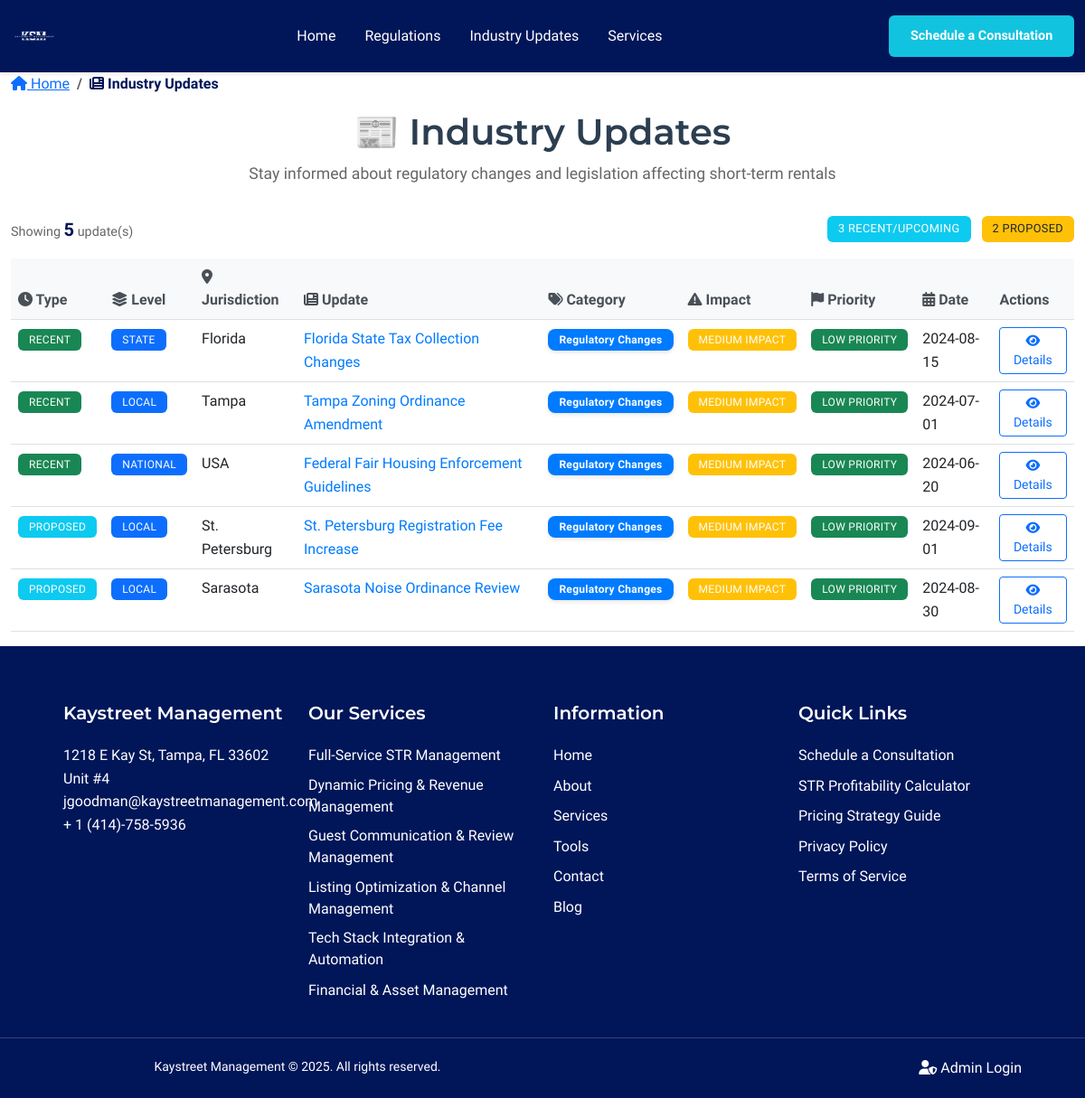
The app's page /updates, older data.
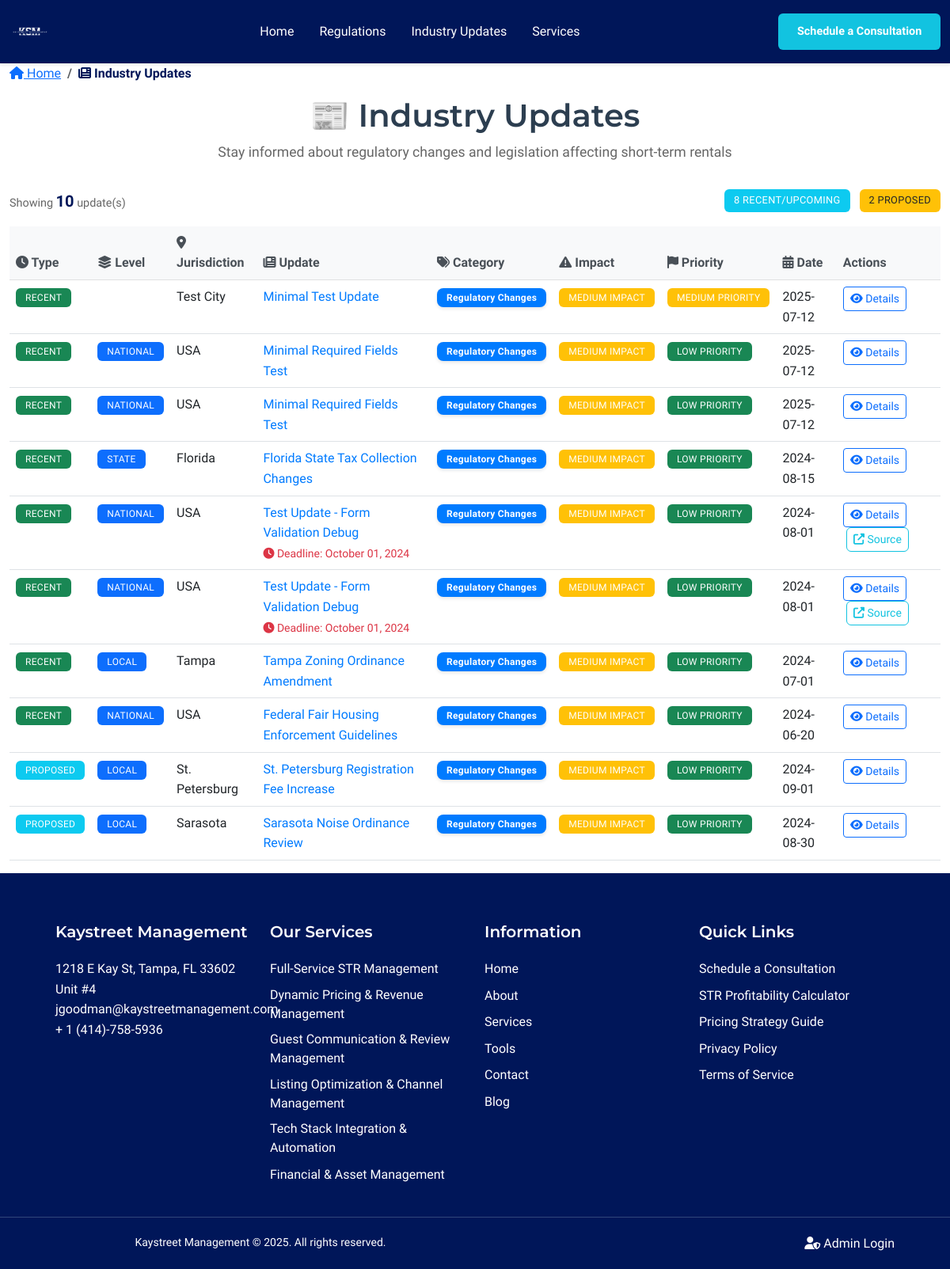
The same page, newer data.
### models.py (models this page shows, shortened)
class Update(db.Model):
    id = db.Column(db.Integer, primary_key=True)
    title = db.Column(db.String(200), nullable=False)
    description = db.Column(db.Text, nullable=False)
    jurisdiction_affected = db.Column(db.String(100), nullable=False)
    jurisdiction_level = db.Column(db.String(20), nullable=False, default='Local')  # National, State, Local
    update_date = db.Column(db.Date, nullable=False)
    status = db.Column(db.String(20), nullable=False)  # Recent, Upcoming, Proposed
    category = db.Column(db.String(50), nullable=False, default='Regulatory Changes')  # Regulatory Changes, Tax Updates, Licensing Changes, Court Decisions, Industry News
    impact_level = db.Column(db.String(10), nullable=False, default='Medium')  # High, Medium, Low
    effective_date = db.Column(db.Date, nullable=True)  # When the change becomes effective
    deadline_date = db.Column(db.Date, nullable=True)  # Deadline for compliance/action
    action_required = db.Column(db.Boolean, default=False)  # Whether action is required
    action_description = db.Column(db.Text, nullable=True)  # Description of required action
    property_types = db.Column(db.String(100), nullable=False, default='Both')  # Residential, Commercial, Both
    related_regulation_ids = db.Column(db.Text, nullable=True)  # Comma-separated IDs of related regulations
    tags = db.Column(db.Text, nullable=True)  # Comma-separated tags for better categorization
    source_url = db.Column(db.String(500), nullable=True)  # Official source URL
    priority = db.Column(db.Integer, default=3)  # 1=High, 2=Medium, 3=Low (for sorting)
    expected_decision_date = db.Column(db.Date, nullable=True)  # Expected decision date for proposed changes
    potential_impact = db.Column(db.Text, nullable=True)  # Impact assessment for proposed changes
    decision_status = db.Column(db.String(20), nullable=True)  # Under Review, Public Hearings, Proposed, Approved, Rejected
    change_type = db.Column(db.String(20), nullable=False, default='Recent')  # Recent, Upcoming, Proposed
    compliance_deadline = db.Column(db.Date, nullable=True)  # Deadline for compliance with new changes
    affected_operators = db.Column(db.Text, nullable=True)  # Description of which operators are affected
    summary = db.Column(db.Text, nullable=True)  # Brief summary for the Summary section
    full_text = db.Column(db.Text, nullable=True)  # Full detailed text of the update
    compliance_requirements = db.Column(db.Text, nullable=True)  # Specific compliance requirements
    implementation_timeline = db.Column(db.Text, nullable=True)  # Timeline for implementation
    official_sources = db.Column(db.Text, nullable=True)  # Official sources and references
    expert_analysis = db.Column(db.Text, nullable=True)  # Kaystreet Management's interpretation
    kaystreet_commitment = db.Column(db.Text, nullable=True)  # Kaystreet Management's commitment statement
    created_at = db.Column(db.DateTime, default=datetime.utcnow)
    updated_at = db.Column(db.DateTime, default=datetime.utcnow, onupdate=datetime.utcnow)

### app/blueprints/main.py (the view)
@main_bp.route('/updates')
def updates():
    try:
        recent_upcoming_updates = UpdateService.get_recent_upcoming_updates({})
        proposed_updates = UpdateService.get_proposed_updates({})
        user_session = UserInteractionService.get_user_session()
        all_update_ids = [u.id for u in recent_upcoming_updates + proposed_updates]
        update_interactions = UserInteractionService.get_user_interactions(all_update_ids, user_session)
        recent_upcoming_count = len(recent_upcoming_updates)
        proposed_count = len(proposed_updates)
        total_count = recent_upcoming_count + proposed_count
        return render_template('updates.html',
                             recent_upcoming_updates=recent_upcoming_updates,
                             proposed_updates=proposed_updates,
                             recent_upcoming_count=recent_upcoming_count,
                             proposed_count=proposed_count,
                             total_count=total_count,
                             update_interactions=update_interactions)
    except Exception as e:
        logger.error(f"Error loading updates: {str(e)}", exc_info=True)
        public_flash('Error loading updates. Please try again later.', 'error')
        return render_template('updates.html',
                             recent_upcoming_updates=[],
                             proposed_updates=[],
                             recent_upcoming_count=0,
                             proposed_count=0,
                             total_count=0,
                             update_interactions={})

### templates/updates.html (shortened to what this page needs)
{% extends "base.html" %}
{% block content %}
<div class="container-fluid">
    <nav aria-label="breadcrumb" class="mb-3">
        <ol class="breadcrumb">
            <li class="breadcrumb-item">
                <a href="{{ url_for('main.index') }}"><i class="fas fa-home"></i> Home</a>
            </li>
            <li class="breadcrumb-item active" aria-current="page">
                <i class="fas fa-newspaper"></i> Industry Updates
            </li>
        </ol>
    </nav>
    <div class="text-center mb-4">
        <h1 class="updates-title">📰 Industry Updates</h1>
        <p class="updates-subtitle text-muted">
            Stay informed about regulatory changes and legislation affecting short-term rentals
        </p>
    </div>
    <div class="d-flex justify-content-between align-items-center mb-3">
        <div class="results-count">
            <span class="text-muted">Showing</span>
            <strong>{{ total_count }}</strong>
            <span class="text-muted">update(s)</span>
        </div>
        <div class="section-summary">
            <span class="badge bg-info me-2">{{ recent_upcoming_count }} Recent/Upcoming</span>
            <span class="badge bg-warning text-dark">{{ proposed_count }} Proposed</span>
        </div>
    </div>
    <div class="updates-container">
        <div class="table-view">
            <div class="table-responsive">
                <table class="table table-hover updates-table">
                    <thead class="table-light">
                        <tr>
                            <th>
                                <i class="fas fa-clock"></i> Type
                            </th>
                            <th>
                                <i class="fas fa-layer-group"></i> Level
                            </th>
                            <th>
                                <i class="fas fa-map-marker-alt"></i> Jurisdiction
                            </th>
                            <th>
                                <i class="fas fa-newspaper"></i> Update
                            </th>
                            <th>
                                <i class="fas fa-tags"></i> Category
                            </th>
                            <th>
                                <i class="fas fa-exclamation-triangle"></i> Impact
                            </th>
                            <th>
                                <i class="fas fa-flag"></i> Priority
                            </th>
                            <th>
                                <i class="fas fa-calendar-alt"></i> Date
                            </th>
                            <th>Actions</th>
                        </tr>
                    </thead>
                    <tbody>
                        {% for update in recent_upcoming_updates %}
                        <tr class="update-row" data-update-id="{{ update.id }}">
                            <td>
                                <span class="badge bg-{{ 'success' if update.change_type == 'Recent' else 'warning' }}">
                                    {{ update.change_type }}
                                </span>
                            </td>
                            <td>
                                <span class="badge bg-primary">{{ update.jurisdiction_level }}</span>
                            </td>
                            <td class="jurisdiction-cell">
                                {{ update.jurisdiction_affected }}
                            </td>
                            <td class="title-cell">
                                <a href="{{ url_for('main.update_detail', update_id=update.id) }}"
                                   class="update-title-link text-decoration-none">
                                    {{ update.title }}
                                </a>
                                {% if update.compliance_deadline %}
                                <br><small class="text-danger">
                                    <i class="fas fa-clock"></i> Deadline: {{ update.compliance_deadline.strftime('%B %d, %Y') }}
                                </small>
                                {% endif %}
                            </td>
                            <td>
                                <span class="badge category-badge category-{{ update.category.lower().replace(' ', '-') }}">
                                    {{ update.category }}
                                </span>
                            </td>
                            <td>
                                <span class="badge bg-{{ 'danger' if update.impact_level == 'High' else 'warning' if update.impact_level == 'Medium' else 'success' }}">
                                    {{ update.impact_level }} Impact
                                </span>
                            </td>
                            <td>
                                <span class="badge bg-{{ 'danger' if update.priority == 1 else 'warning' if update.priority == 2 else 'success' }}">
                                    {% if update.priority == 1 %}High Priority
                                    {% elif update.priority == 2 %}Medium Priority
                                    {% else %}Low Priority{% endif %}
                                </span>
                            </td>
                            <td class="date-cell">
                                {% if update.effective_date %}
                                    {{ update.effective_date.strftime('%Y-%m-%d') }}
                                {% else %}
                                    {{ update.update_date.strftime('%Y-%m-%d') }}
                                {% endif %}
                            </td>
                            <td>
                                <a href="{{ url_for('main.update_detail', update_id=update.id) }}"
                                   class="btn btn-sm btn-outline-primary">
                                    <i class="fas fa-eye"></i> Details
                                </a>
                                {% if update.source_url %}
                                <a href="{{ update.source_url }}" target="_blank"
                                   class="btn btn-sm btn-outline-secondary ms-1">
                                    <i class="fas fa-external-link-alt"></i> Source
                                </a>
                                {% endif %}
                            </td>
                        </tr>
                        {% endfor %}
                        {% for update in proposed_updates %}
                        <tr class="update-row" data-update-id="{{ update.id }}">
                            <td>
                                <span class="badge bg-info">Proposed</span>
                            </td>
                            <td>
                                <span class="badge bg-primary">{{ update.jurisdiction_level }}</span>
                            </td>
                            <td class="jurisdiction-cell">
                                {{ update.jurisdiction_affected }}
                            </td>
                            <td class="title-cell">
                                <a href="{{ url_for('main.update_detail', update_id=update.id) }}"
                                   class="update-title-link text-decoration-none">
                                    {{ update.title }}
                                </a>
                            </td>
                            <td>
                                <span class="badge category-badge category-{{ update.category.lower().replace(' ', '-') }}">
                                    {{ update.category }}
                                </span>
                            </td>
                            <td>
                                <span class="badge bg-{{ 'danger' if update.impact_level == 'High' else 'warning' if update.impact_level == 'Medium' else 'success' }}">
                                    {{ update.impact_level }} Impact
                                </span>
                            </td>
                            <td>
                                <span class="badge bg-{{ 'danger' if update.priority == 1 else 'warning' if update.priority == 2 else 'success' }}">
                                    {% if update.priority == 1 %}High Priority
                                    {% elif update.priority == 2 %}Medium Priority
                                    {% else %}Low Priority{% endif %}
                                </span>
                            </td>
                            <td class="date-cell">
                                {% if update.expected_decision_date %}
                                    {{ update.expected_decision_date.strftime('%Y-%m-%d') }}
                                {% else %}
                                    {{ update.update_date.strftime('%Y-%m-%d') }}
                                {% endif %}
                            </td>
                            <td>
                                <a href="{{ url_for('main.update_detail', update_id=update.id) }}"
                                   class="btn btn-sm btn-outline-primary">
                                    <i class="fas fa-eye"></i> Details
                                </a>
                            </td>
                        </tr>
                        {% endfor %}
                    </tbody>
                </table>
            </div>
        </div>
    </div>
</div>
{% endblock %}

Row changes from the older to the newer data that the page shows:
added Update: change_type "RECENT", jurisdiction_affected "Test City", title "Minimal Test Update", category "Regulatory Changes", impact_level "MEDIUM", priority "MEDIUM PRIORITY", update_date "2025-07-12", shown under "📰 Industry Updates"
added Update: change_type "RECENT", jurisdiction_level "NATIONAL", jurisdiction_affected "USA", title "Minimal Required Fields Test", category "Regulatory Changes", impact_level "MEDIUM", priority "LOW PRIORITY", update_date "2025-07-12", shown under "📰 Industry Updates"
added Update: change_type "RECENT", jurisdiction_level "NATIONAL", jurisdiction_affected "USA", title "Minimal Required Fields Test", category "Regulatory Changes", impact_level "MEDIUM", priority "LOW PRIORITY", update_date "2025-07-12", shown under "📰 Industry Updates"
added Update: change_type "RECENT", jurisdiction_level "NATIONAL", jurisdiction_affected "USA", title "Test Update - Form Validation Debug", compliance_deadline "October 01, 2024", category "Regulatory Changes", impact_level "MEDIUM", priority "LOW PRIORITY", effective_date "2024-08-01", shown under "📰 Industry Updates"
added Update: change_type "RECENT", jurisdiction_level "NATIONAL", jurisdiction_affected "USA", title "Test Update - Form Validation Debug", compliance_deadline "October 01, 2024", category "Regulatory Changes", impact_level "MEDIUM", priority "LOW PRIORITY", effective_date "2024-08-01", shown under "📰 Industry Updates"
Text that changed along with them:
{{ total_count }}: "5" → "10"
{{ recent_upcoming_count }}: "3" → "8"
